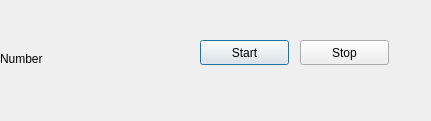
<?xml version="1.0" encoding="UTF-8"?>
<ui version="4.0">
 <class>Dialog</class>
 <widget class="QDialog" name="Dialog">
  <property name="geometry">
   <rect>
    <x>0</x>
    <y>0</y>
    <width>431</width>
    <height>121</height>
   </rect>
  </property>
  <property name="windowTitle">
   <string>Dialog</string>
  </property>
  <widget class="QPushButton" name="pushButton">
   <property name="geometry">
    <rect>
     <x>200</x>
     <y>40</y>
     <width>89</width>
     <height>25</height>
    </rect>
   </property>
   <property name="text">
    <string>Start</string>
   </property>
  </widget>
  <widget class="QPushButton" name="pushButton_2">
   <property name="geometry">
    <rect>
     <x>300</x>
     <y>40</y>
     <width>89</width>
     <height>25</height>
    </rect>
   </property>
   <property name="text">
    <string>Stop</string>
   </property>
  </widget>
  <widget class="QLabel" name="label">
   <property name="geometry">
    <rect>
     <x>0</x>
     <y>50</y>
     <width>67</width>
     <height>17</height>
    </rect>
   </property>
   <property name="text">
    <string>Number</string>
   </property>
  </widget>
 </widget>
 <resources/>
 <connections/>
</ui>
